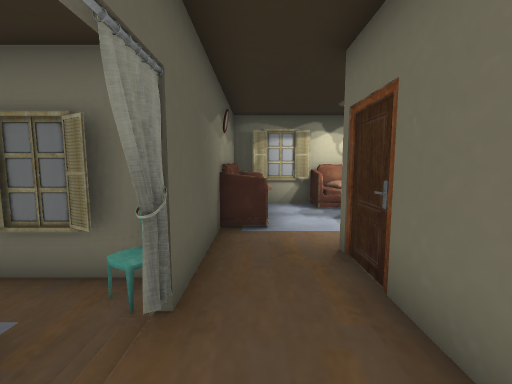
View 1 (above)

16 first-person views from a walk through a 3-D level made in the Unity game engine. The camera is 1.4 m above the floor, tilts 6° down and sees 90° across. Doors are open. The floor is counted in squares, 1 m on a side. Each view is taken from the middle of a square. On the plan, view 1 faces up. The plan holds only what a view shows up to about 13 squares ahead; the rest is blank. The place goes on beyond the plan. The player is left out. Some surface patterns are stand-ins.

View 2
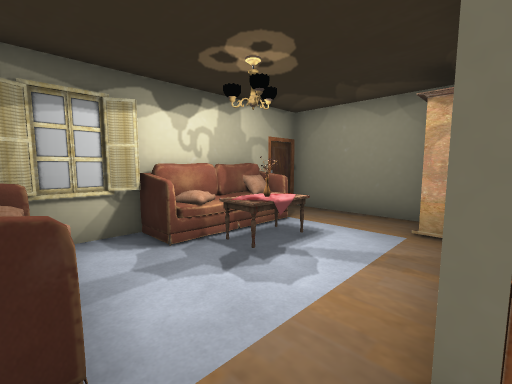

View 3
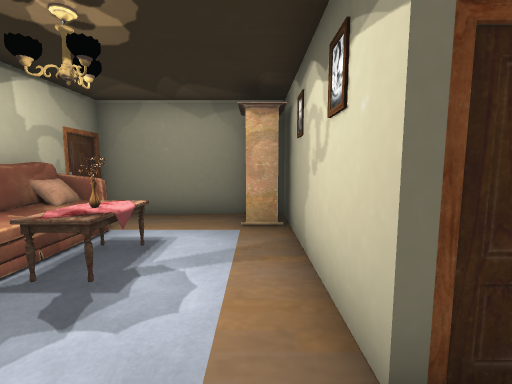

View 4
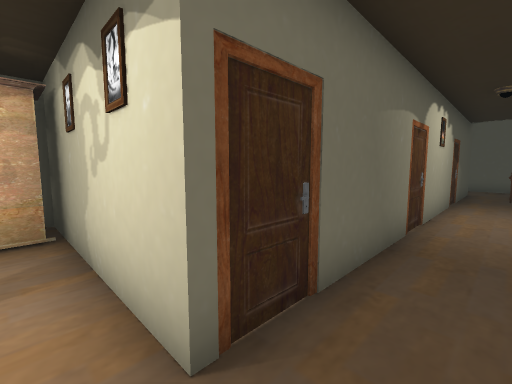

View 5
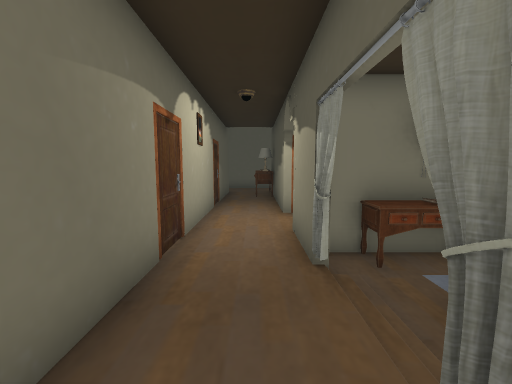

View 6
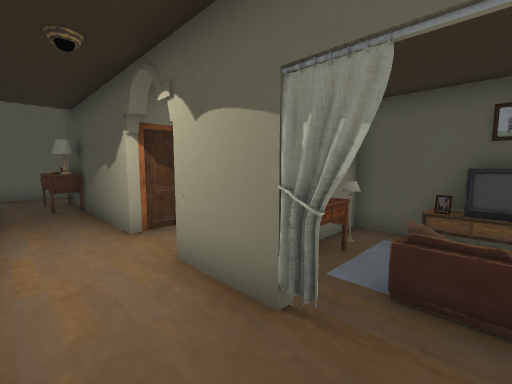

View 7
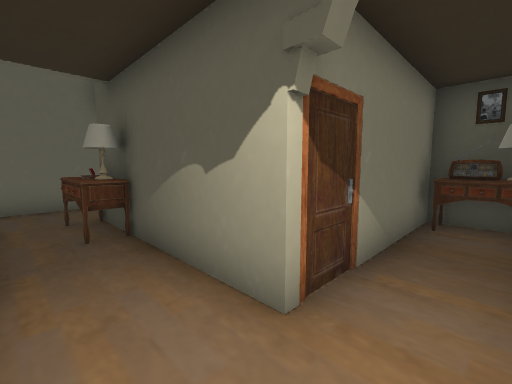

View 8
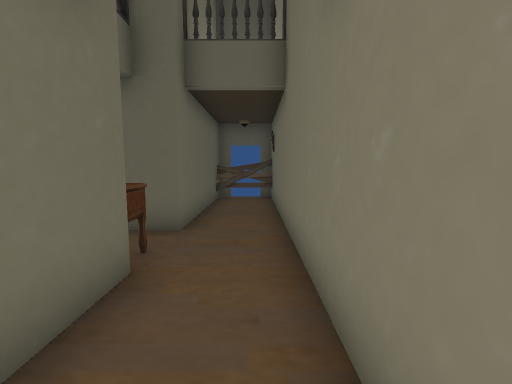

View 9
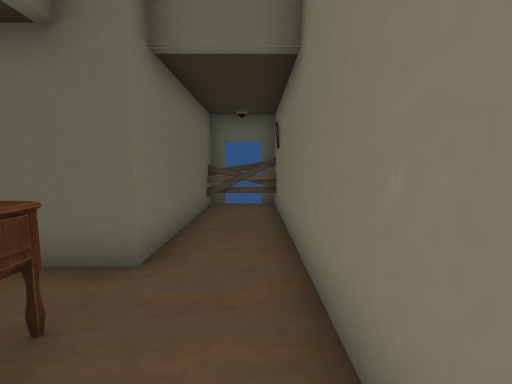

View 10
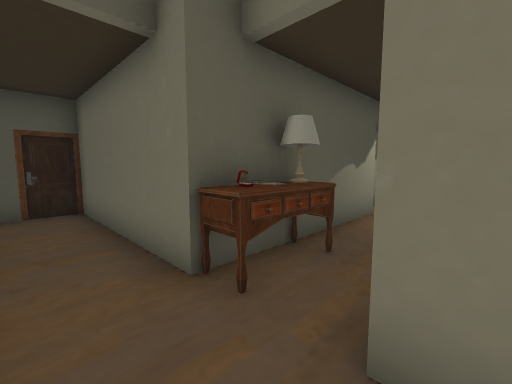

View 11
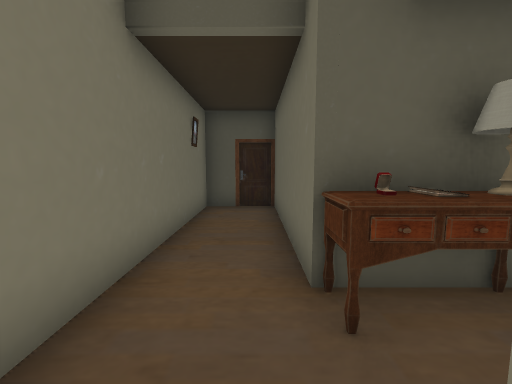

View 12
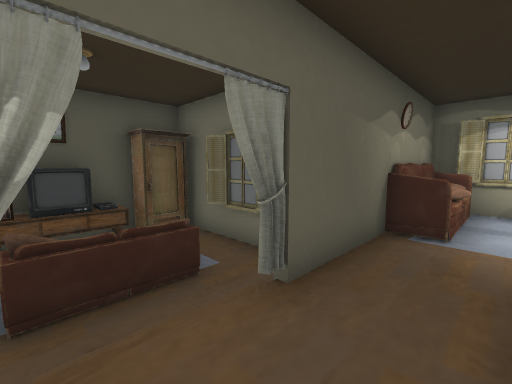

View 13
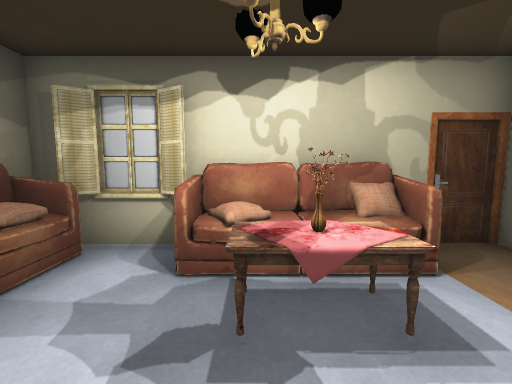

View 14
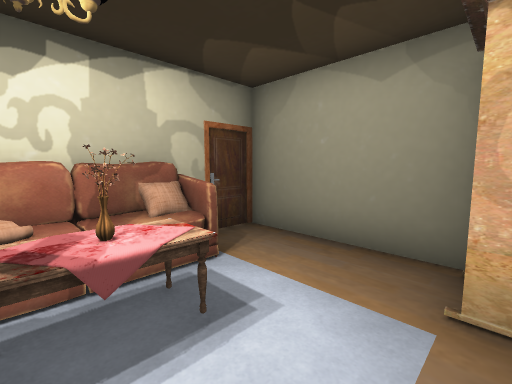

View 15
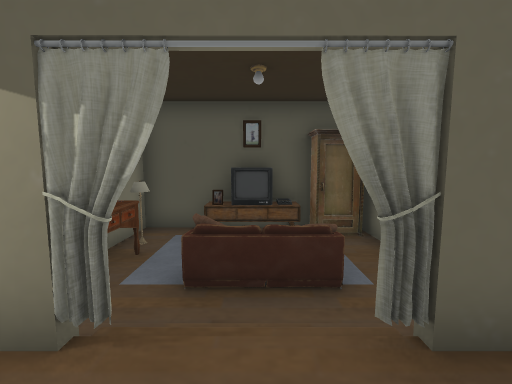

View 16
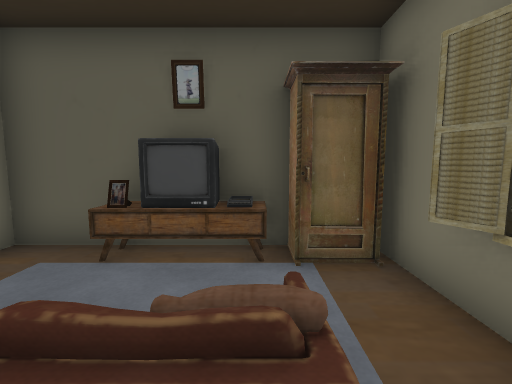

### Floor plan
Points are (right, up) in squares from view 1. A wall is a line through its corners. A room is listed if a view was taken in it or the views show most of it. See-through windows are left out.
Room 1 (views 1, 2, 5, 6, 7, 8, 9, 10, 11, 12, 15)
walls: (-2.5, -4.4) (-0.8, -4.4) (-0.8, -10.4) (-6.7, -10.4) (-6.7, -12.7) (7.3, -12.7) (7.3, -12.1); (-0.9, -0.3) (-0.7, -0.5); (-0.8, -0.1) (-0.7, -0.4); (-0.9, 0.1) (-0.8, -0.6); (-0.8, 0.2) (-0.7, -0.2); (-0.9, 0.2) (-0.7, -0.3); (-0.8, 0.3) (-1, 0); (-0.9, 0.3) (-0.8, -0.5); (-0.8, 0.4) (-0.8, -2.5); (-0.7, 1.9) (-0.9, 1.6); (-0.8, 2.1) (-0.8, 1.8); (-0.8, 2.1) (-1, 1.6); (-1.4, 2.2) (-1.2, 1.7); (-0.9, 2.4) (-0.8, 2.1) (-0.9, 1.9); (-0.9, 2.4) (-0.8, 2.2) (-0.9, 1.8); (-1, 2.4) (-0.8, 1.5); (-1, 2.4) (-0.8, 1.5); (1.4, 2.4) (1.4, 4.2); (7.3, -11) (7.3, -10.4) (1.4, -10.4) (1.4, 0.6); (6.8, -12.4) (6.4, -10.9); (6.6, -12.7) (6.6, -10.4); (6.7, -12.7) (6.6, -11.7); (6.7, -12.7) (6.7, -10.4); (-0.8, 4.5) (-0.8, 1.6)
ways out: opening at (0.5, 3.5) to room 2; opening at (-1.5, -3.5) to room 3; opening at (-1, 1) to room 3; open door at (7, -11.5)
objects: other object (0, -10); other object (0, -9); other object (0, -8)
Room 2 (views 3, 4, 13, 14)
walls: (1.4, 4.2) (7.3, 4.2) (7.3, 9.4) (-0.8, 9.4) (-0.8, 4.5); (0.4, 9.3) (-0.1, 9)
ways out: opening at (0.5, 3.5) to room 1
objects: other object (0, 6) to (0, 8); other object (2, 8) to (5, 9); other object (3, 7) to (4, 8); other object (6, 5) to (7, 5)
Room 3 (view 16)
walls: (-2.5, -2.2) (-1.5, -2.2); (-6.4, 0.4) (-6.4, -2.2); (-6.4, -2.9) (-6.4, -4.5); (-5.2, -4.4) (-2.5, -4.4); (-6.4, 2.6) (-6.4, 1.4); (-3.9, 3.9) (-4.4, 3.6); (-2.3, 3.6) (-2.9, 3.9); (-1.8, 4) (-6.1, 4)
ways out: opening at (-1.5, -3.5) to room 1; opening at (-1, 1) to room 1
objects: other object (-6, -4); other object (-6, -3); other object (-6, 0) to (-6, 1); other object (-6, 2); other object (-6, 3); other object (-5, -2); other object (-4, -1) to (-3, -1); other object (-3, -3); other object (-3, -2); other object (-3, 0) to (-3, 2); other object (-2, 3)

Where each view was taken, in squares from view 1:
view 1: 0 up, 0 right, facing up
view 2: 4 up, 0 right, facing up-right
view 3: 5 up, 0 right, facing right
view 4: 5 up, 0 right, facing down-right
view 5: 3 up, 0 right, facing down
view 6: 1 up, 1 right, facing down-left
view 7: 3 down, 1 right, facing down-left
view 8: 12 down, 4 left, facing right
view 9: 12 down, 2 left, facing right
view 10: 12 down, 2 right, facing up-left
view 11: 11 down, 2 right, facing left
view 12: 0 up, 1 right, facing up-left
view 13: 5 up, 3 right, facing up
view 14: 5 up, 3 right, facing up-right
view 15: 1 up, 1 right, facing left
view 16: 2 up, 2 left, facing left
